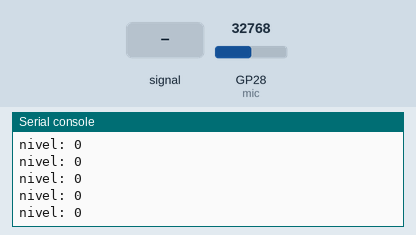
A program run on a simulated Raspberry Pi Pico running MicroPython. On the bench: the last lines printed to the serial console. Inputs (shaded band) come from the test bench; at power-on: GP28 (mic) = 32768 (analog values on the 0–65535 scale).

Above: at 1.2 s.
1.3 s: GP28 (mic) fed a 200 Hz sine of ±5242 counts around its level
At 1.5 s:
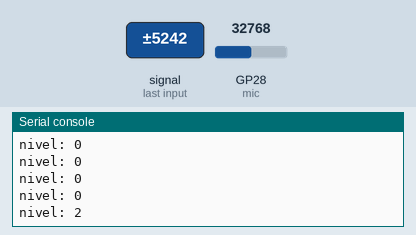
2.8 s: GP28 (mic) set to 45874
At 2.87 s:
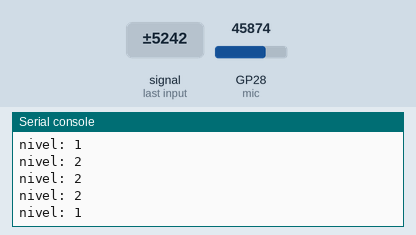
4.3 s: GP28 (mic) fed a 1000 Hz sine of ±16383 counts around its level
At 4.54 s:
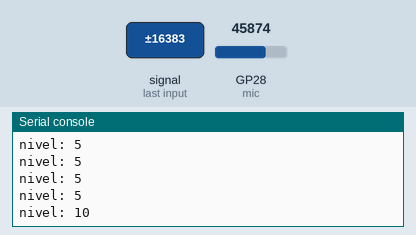
5.8 s: GP28 (mic) set to 57670
At 5.9 s:
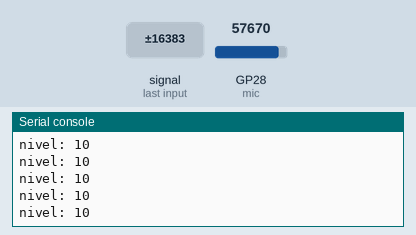
Timing chart, 0 to 8.3 s (numbered marks = the images above; inputs shaded):
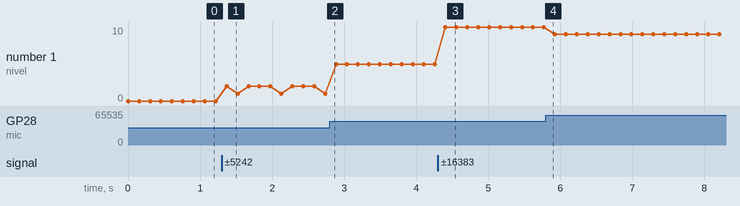

The program:

02_nivel_de_som.py
```python
from machine import Pin, ADC
import time

mic = ADC(Pin(28))
centro = 32768

while True:
    maior = 0
    for _ in range(40):
        valor = abs(mic.read_u16() - centro)
        if valor > maior:
            maior = valor

    # Nivel simples, so para acompanhar no terminal.
    nivel = min(10, maior // 2500)
    print("nivel:", nivel)
    time.sleep_ms(150)
```

Measured:
- after the input at 1.3 s, the serial console: prints a new line after 0.07 s (image 1)
- after the input at 4.3 s, the serial console: prints a new line after 0.11 s (image 3)
- plotted number 1: 0 → 1 after the input at 1.3 s, 1 → 5 after the input at 2.8 s, 5 → 10 after the input at 4.3 s, 10 → 9 after the input at 5.8 s
